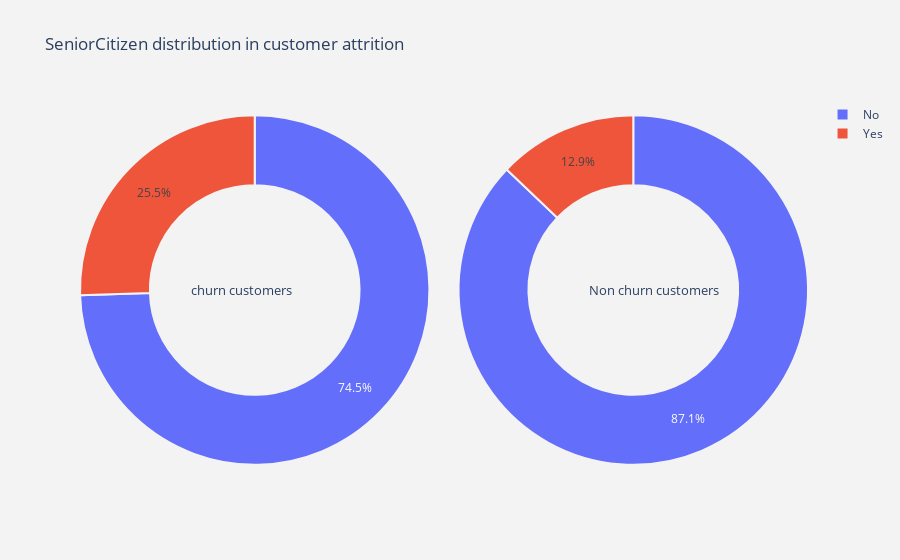

The notebook cell saved with this chart:
### Markdown cell above
### Gender hardly affects churning. Both are almost equally likely to churn

### Code cell
plot_pie('SeniorCitizen')

### Figure 1 — Plotly figure (JSON) as saved in the notebook; plotly's stock layout.template omitted (floating-point values rounded to 4 significant figures)
{"data": [{"domain": {"x": [0, 0.48]}, "hole": 0.6, "hoverinfo": "label+percent+name", "labels": ["No", "Yes"], "marker": {"line": {"color": "rgb(243,243,243)", "width": 2}}, "name": "Churn Customers", "type": "pie", "values": [1393, 476]}, {"domain": {"x": [0.52, 1]}, "hole": 0.6, "hoverinfo": "label+percent+name", "labels": ["No", "Yes"], "marker": {"line": {"color": "rgb(243,243,243)", "width": 2}}, "name": "Non churn customers", "type": "pie", "values": [4497, 666]}], "layout": {"annotations": [{"font": {"size": 13}, "showarrow": false, "text": "churn customers", "x": 0.15, "y": 0.5}, {"font": {"size": 13}, "showarrow": false, "text": "Non churn customers", "x": 0.88, "y": 0.5}], "paper_bgcolor": "rgb(243,243,243)", "plot_bgcolor": "rgb(243,243,243)", "title": {"text": "SeniorCitizen distribution in customer attrition "}}}
